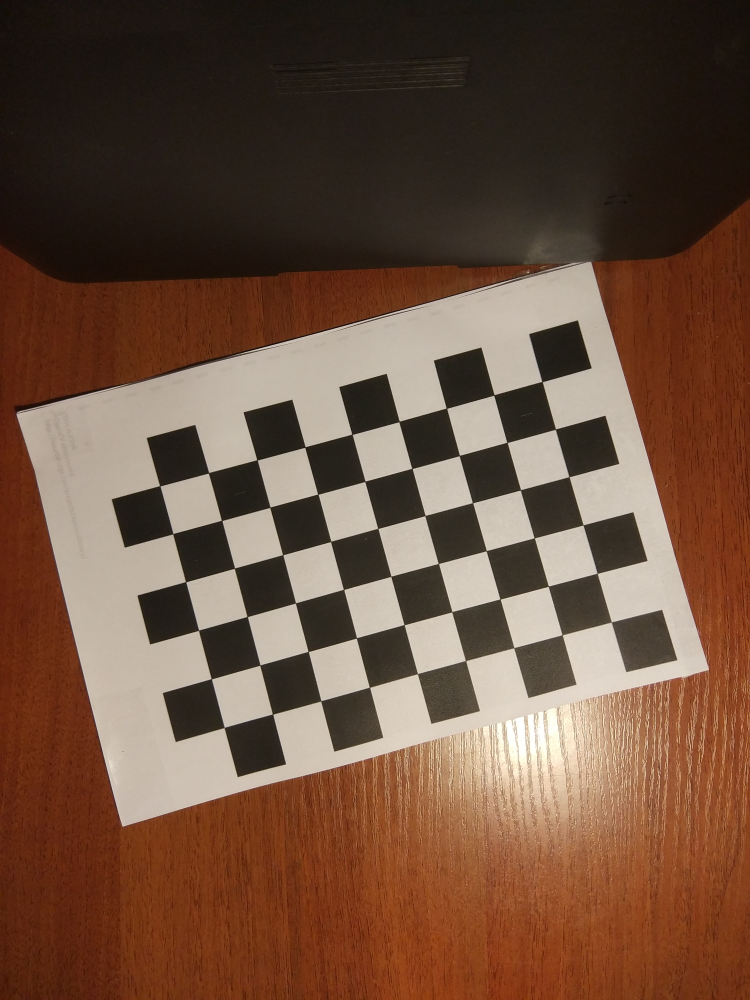
#> input picture Camera calibration/python camera calibration/corners/photo for calibration/chessboard (03).jpg, 3000 x 4000 px, given in place of VID.mp4, which was not available (shown at 1/4 size)
$ python VGFTT.py
#> lines starting #> are read from the running program, lines starting #| are printed output that depends on the picture; pictures that were not available may be replaced by others from this repository, and a replacement may not be noted
import numpy as np
import cv2
import video


if __name__ == '__main__':
   #make window with name 'original'
   cv2.namedWindow( "Top 'k' features", cv2.WINDOW_NORMAL)
   cv2.waitKey(500)

   # make object 'cap' to capture  video frame
   cap = cv2.VideoCapture('VID.mp4')

   # width, height and fps in video
   w = int(cap.get(cv2.CAP_PROP_FRAME_WIDTH));
   h = int(cap.get(cv2.CAP_PROP_FRAME_HEIGHT));
   fps = cap.get(cv2.CAP_PROP_FPS);

   # Define the codec and create VideoWriter object
   fourcc = cv2.VideoWriter_fourcc(*'mp4v')
   #out = cv2.VideoWriter('VID-1.mp4', fourcc, fps, (w, h))

   while True:

      # catch current frame and put it to variable 'img'
      flag, img = cap.read()
#> img is the input picture: shape (4000, 3000, 3); mean B, G, R 62.1, 79.9, 108.8


      # condition for break cycle if it was last frame in video
      if flag == False:
         break

      gray = cv2.cvtColor(img,cv2.COLOR_BGR2GRAY)
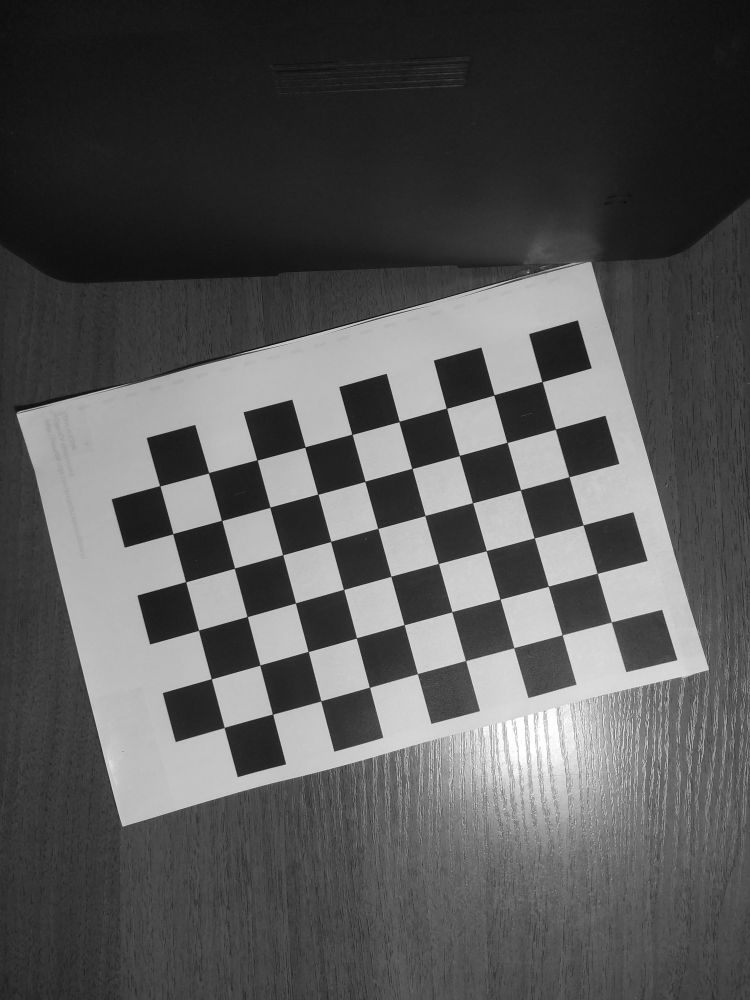
#> gray: shape (4000, 3000) (shown at 1/4 size); min 1, max 255, mean 86.5
      corners = cv2.goodFeaturesToTrack(gray, maxCorners=5, qualityLevel=0.05,
      minDistance=25)
#> corners = [[1554, 3011], [1804, 3037], [1506, 3025], [1452, 3041], [1221, 1792]]


      for item in corners:
          x, y = item[0]
          cv2.circle(img, (x,y), 5, 255, -1)
#> this loop made 5 passes
      cv2.imshow("Top 'k' features", img)

      #cv2.waitKey(0)


      # write\save new frame
      #out.write(img)


      # delay used to frame change
      ch = cv2.waitKey(1)
#> (key Esc is pressed here)
      # exit if user press 'esc'
      if ch == 27:
         break

   cap.release()
   #out.release()
   cv2.destroyAllWindows()

$ run again, on Camera calibration/python camera calibration/corners/photo for calibration/chessboard (04).jpg
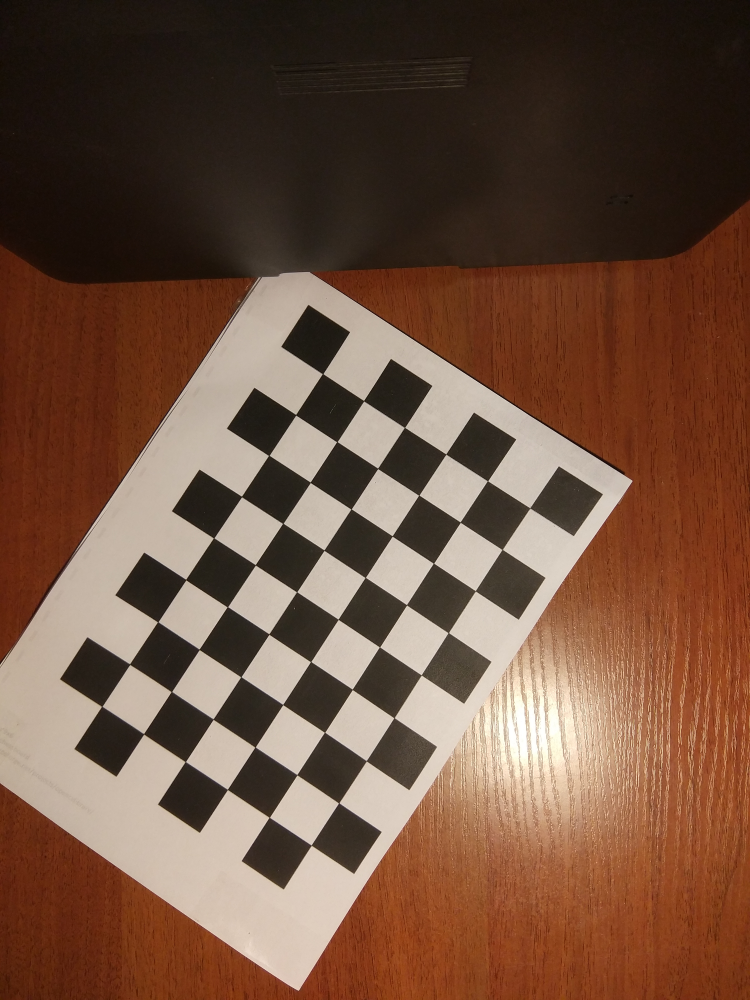
#> input picture Camera calibration/python camera calibration/corners/photo for calibration/chessboard (04).jpg, 3000 x 4000 px, given in place of VID.mp4, which was not available (shown at 1/4 size)
#> img is the input picture: shape (4000, 3000, 3); mean B, G, R 62.9, 80.9, 111.7
#> `gray = cv2.cvtColor(img,cv2.COLOR_BGR2GRAY)`:
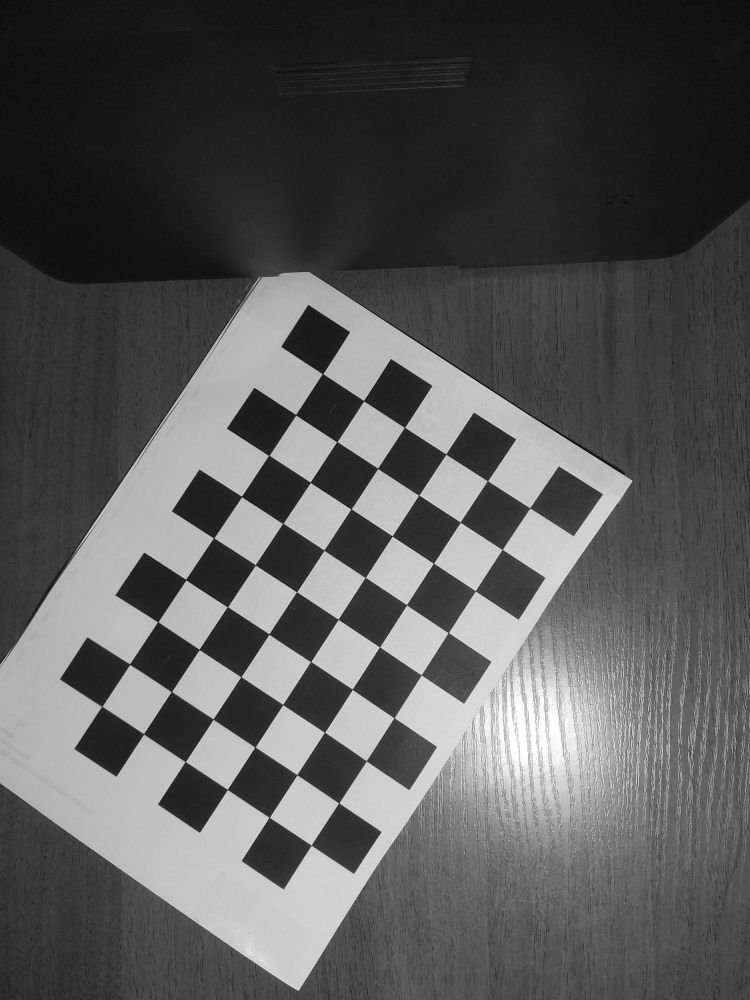
#> gray: shape (4000, 3000) (shown at 1/4 size); min 2, max 255, mean 88.1
#> corners = [[2644, 3102], [2063, 1758], [1785, 1818], [1242, 1929], [1620, 1711]]
#> the loop `for item in corners:` made 5 passes

$ run again, on Camera calibration/python camera calibration/corners/photo for calibration/chessboard (05).jpg
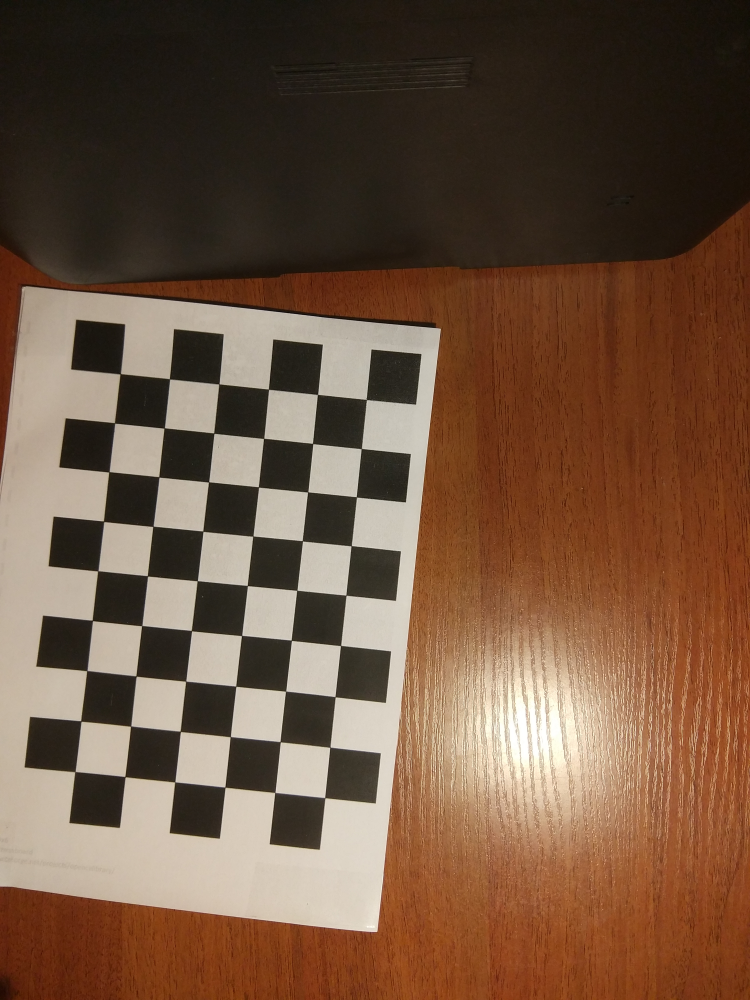
#> input picture Camera calibration/python camera calibration/corners/photo for calibration/chessboard (05).jpg, 3000 x 4000 px, given in place of VID.mp4, which was not available (shown at 1/4 size)
#> img is the input picture: shape (4000, 3000, 3); mean B, G, R 64.3, 84.5, 112.2
#> `gray = cv2.cvtColor(img,cv2.COLOR_BGR2GRAY)`:
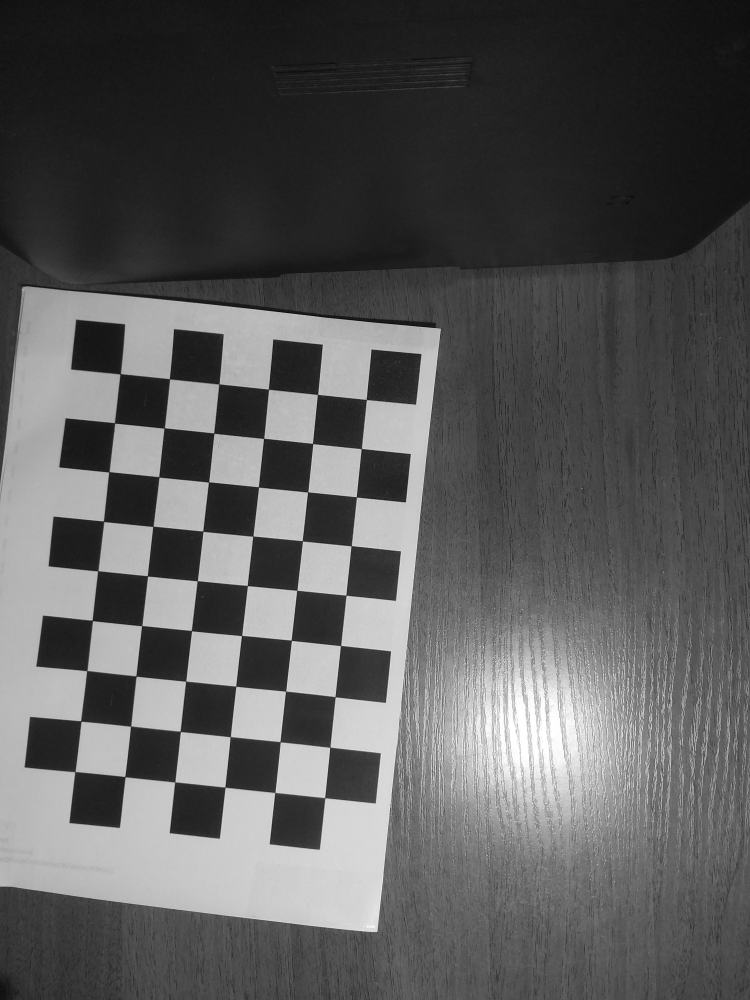
#> gray: shape (4000, 3000) (shown at 1/4 size); min 1, max 255, mean 90.5
#> corners = [[1741, 2973], [1993, 2605], [1633, 2892], [1735, 3084], [1290, 1379]]
#> the loop `for item in corners:` made 5 passes

$ run again, on Camera calibration/python camera calibration/corners/photo for calibration/chessboard (06).jpg
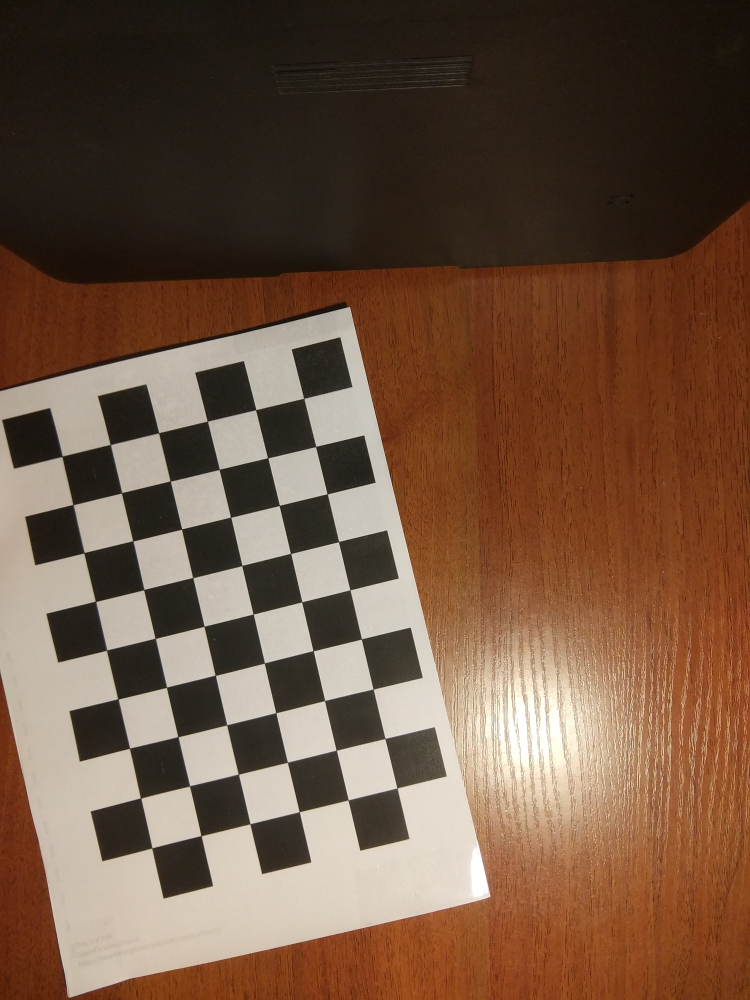
#> input picture Camera calibration/python camera calibration/corners/photo for calibration/chessboard (06).jpg, 3000 x 4000 px, given in place of VID.mp4, which was not available (shown at 1/4 size)
#> img is the input picture: shape (4000, 3000, 3); mean B, G, R 66, 85.4, 112.6
#> `gray = cv2.cvtColor(img,cv2.COLOR_BGR2GRAY)`:
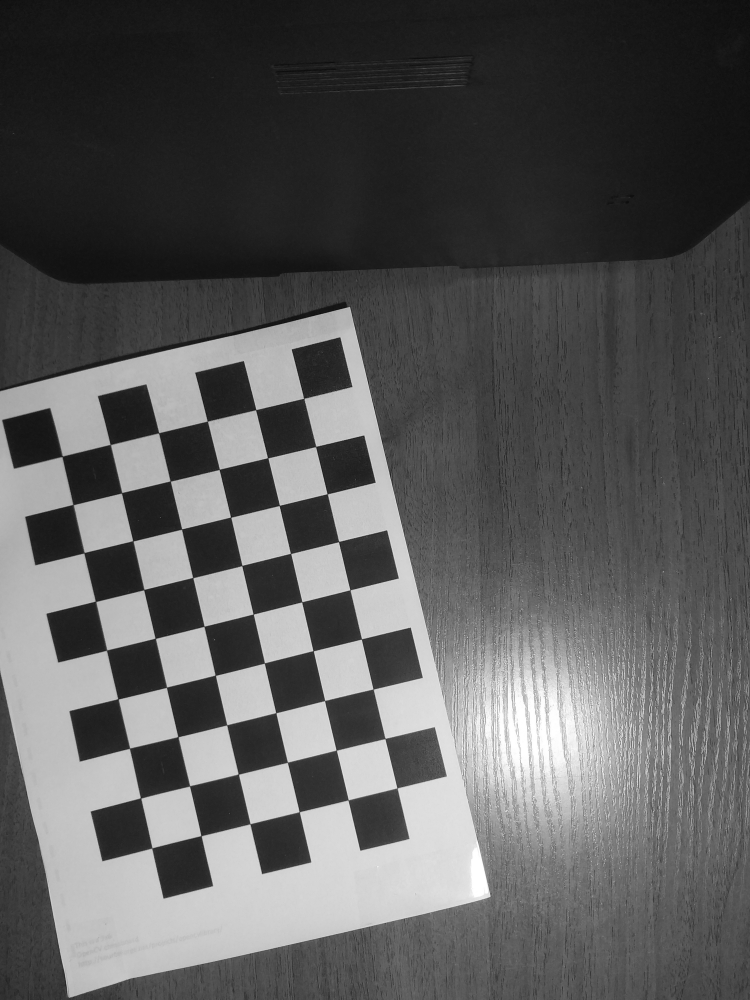
#> gray: shape (4000, 3000) (shown at 1/4 size); min 1, max 255, mean 91.3
#> corners = [[2759, 3013], [1932, 2503], [2476, 2646], [2523, 2847], [1930, 2583]]
#> the loop `for item in corners:` made 5 passes
